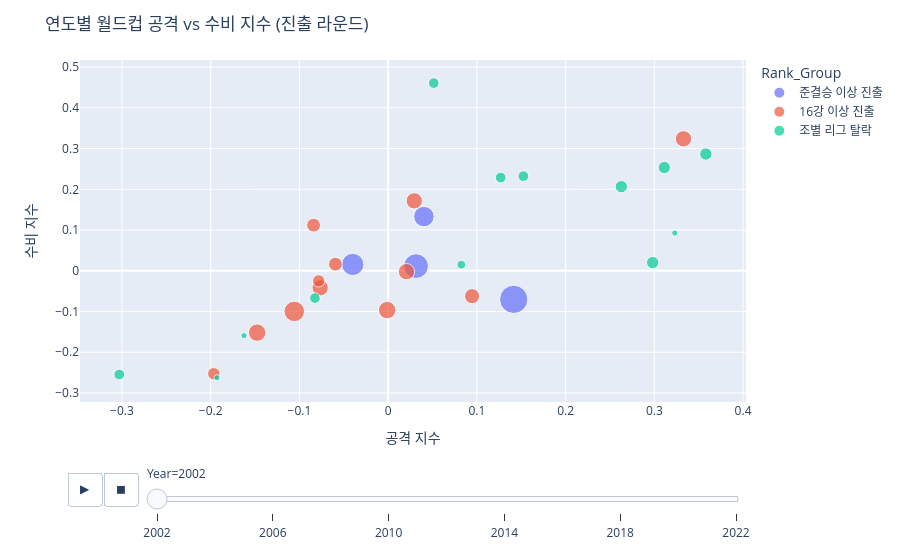

Notebook source saved alongside this figure:
### Markdown cell above
#### 연도별 월드컵 진출 라운드에 따른 공격/수비 지수 상관관계

### Code cell
fig = px.scatter(
    df,
    x="ATK_INDEX",
    y="DEF_INDEX",
    color="Rank_Group",
    size="Wc_Point",
    hover_data=["Year","Nation", "Wc_Rank", "Wc_Point"],
    animation_frame="Year",
)

fig.update_layout(xaxis_title="공격 지수", yaxis_title="수비 지수", title="연도별 월드컵 공격 vs 수비 지수 (진출 라운드)")
fig.show()

### Figure 1 — Plotly figure (JSON) as saved in the notebook; plotly's stock layout.template omitted (floating-point values rounded to 4 significant figures)
{"data": [{"customdata": [[2002, "브라질", 1, 21], [2002, "독일", 2, 16], [2002, "터키", 3, 13], [2002, "대한민국", 4, 11]], "hovertemplate": "Rank_Group=준결승 이상 진출<br>Year=%{customdata[0]}<br>ATK_INDEX=%{x}<br>DEF_INDEX=%{y}<br>Wc_Point=%{customdata[3]}<br>Nation=%{customdata[1]}<br>Wc_Rank=%{customdata[2]}<extra></extra>", "legendgroup": "준결승 이상 진출", "marker": {"color": "#636efa", "size": [21, 16, 13, 11], "sizemode": "area", "sizeref": 0.0525, "symbol": "circle"}, "mode": "markers", "name": "준결승 이상 진출", "orientation": "v", "showlegend": true, "type": "scatter", "x": [0.1415, 0.03144, -0.03994, 0.04025], "xaxis": "x", "y": [-0.07009, 0.01148, 0.01559, 0.133], "yaxis": "y"}, {"customdata": [[2002, "스페인", 5, 11], [2002, "잉글랜드", 6, 8], [2002, "세네갈", 7, 8], [2002, "미국", 8, 7], [2002, "일본", 9, 7], [2002, "덴마크", 10, 7], [2002, "멕시코", 11, 7], [2002, "아일랜드", 12, 6], [2002, "스웨덴", 13, 5], [2002, "벨기에", 14, 5], [2002, "이탈리아", 15, 4], [2002, "파라과이", 16, 4]], "hovertemplate": "Rank_Group=16강 이상 진출<br>Year=%{customdata[0]}<br>ATK_INDEX=%{x}<br>DEF_INDEX=%{y}<br>Wc_Point=%{customdata[3]}<br>Nation=%{customdata[1]}<br>Wc_Rank=%{customdata[2]}<extra></extra>", "legendgroup": "16강 이상 진출", "marker": {"color": "#EF553B", "size": [11, 8, 8, 7, 7, 7, 7, 6, 5, 5, 4, 4], "sizemode": "area", "sizeref": 0.0525, "symbol": "circle"}, "mode": "markers", "name": "16강 이상 진출", "orientation": "v", "showlegend": true, "type": "scatter", "x": [-0.1058, -0.001125, -0.1477, -0.07661, 0.02944, 0.02063, 0.3329, 0.09456, -0.08407, -0.05942, -0.1966, -0.07824], "xaxis": "x", "y": [-0.09968, -0.09646, -0.1518, -0.04167, 0.1717, -0.002188, 0.3239, -0.06219, 0.1119, 0.01632, -0.2527, -0.0248], "yaxis": "y"}, {"customdata": [[2002, "남아프리카 공화국", 17, 4], [2002, "아르헨티나", 18, 4], [2002, "코스타리카", 19, 4], [2002, "카메룬", 20, 4], [2002, "포르투갈", 21, 3], [2002, "러시아", 22, 3], [2002, "크로아티아", 23, 3], [2002, "에콰도르", 24, 3], [2002, "폴란드", 25, 3], [2002, "우루과이", 26, 2], [2002, "나이지리아", 27, 1], [2002, "프랑스", 28, 1], [2002, "튀니지", 29, 1], [2002, "슬로베니아", 30, 0], [2002, "중국", 31, 0], [2002, "사우디아라비아", 32, 0]], "hovertemplate": "Rank_Group=조별 리그 탈락<br>Year=%{customdata[0]}<br>ATK_INDEX=%{x}<br>DEF_INDEX=%{y}<br>Wc_Point=%{customdata[3]}<br>Nation=%{customdata[1]}<br>Wc_Rank=%{customdata[2]}<extra></extra>", "legendgroup": "조별 리그 탈락", "marker": {"color": "#00cc96", "size": [4, 4, 4, 4, 3, 3, 3, 3, 3, 2, 1, 1, 1, 0, 0, 0], "sizemode": "area", "sizeref": 0.0525, "symbol": "circle"}, "mode": "markers", "name": "조별 리그 탈락", "orientation": "v", "showlegend": true, "type": "scatter", "x": [0.2628, 0.3112, 0.2981, 0.358, 0.1524, 0.1268, -0.08256, 0.05136, -0.303, 0.08247, -0.1624, 0.323, -0.1929, -0.2347, -0.2481, -0.1845], "xaxis": "x", "y": [0.2064, 0.2534, 0.02011, 0.2865, 0.2322, 0.2288, -0.06704, 0.4607, -0.2546, 0.0151, -0.1591, 0.09275, -0.2626, -0.06241, -0.2727, -0.2293], "yaxis": "y"}], "layout": {"legend": {"itemsizing": "constant", "title": {"text": "Rank_Group"}, "tracegroupgap": 0}, "margin": {"t": 60}, "sliders": [{"active": 0, "currentvalue": {"prefix": "Year="}, "len": 0.9, "pad": {"b": 10, "t": 60}, "steps": [{"args": [["2002"], {"frame": {"duration": 0, "redraw": false}, "fromcurrent": true, "mode": "immediate", "transition": {"duration": 0, "easing": "linear"}}], "label": "2002", "method": "animate"}, {"args": [["2006"], {"frame": {"duration": 0, "redraw": false}, "fromcurrent": true, "mode": "immediate", "transition": {"duration": 0, "easing": "linear"}}], "label": "2006", "method": "animate"}, {"args": [["2010"], {"frame": {"duration": 0, "redraw": false}, "fromcurrent": true, "mode": "immediate", "transition": {"duration": 0, "easing": "linear"}}], "label": "2010", "method": "animate"}, {"args": [["2014"], {"frame": {"duration": 0, "redraw": false}, "fromcurrent": true, "mode": "immediate", "transition": {"duration": 0, "easing": "linear"}}], "label": "2014", "method": "animate"}, {"args": [["2018"], {"frame": {"duration": 0, "redraw": false}, "fromcurrent": true, "mode": "immediate", "transition": {"duration": 0, "easing": "linear"}}], "label": "2018", "method": "animate"}, {"args": [["2022"], {"frame": {"duration": 0, "redraw": false}, "fromcurrent": true, "mode": "immediate", "transition": {"duration": 0, "easing": "linear"}}], "label": "2022", "method": "animate"}], "x": 0.1, "xanchor": "left", "y": 0, "yanchor": "top"}], "title": {"text": "연도별 월드컵 공격 vs 수비 지수 (진출 라운드)"}, "updatemenus": [{"buttons": [{"args": [null, {"frame": {"duration": 500, "redraw": false}, "fromcurrent": true, "mode": "immediate", "transition": {"duration": 500, "easing": "linear"}}], "label": "&#9654;", "method": "animate"}, {"args": [[null], {"frame": {"duration": 0, "redraw": false}, "fromcurrent": true, "mode": "immediate", "transition": {"duration": 0, "easing": "linear"}}], "label": "&#9724;", "method": "animate"}], "direction": "left", "pad": {"r": 10, "t": 70}, "showactive": false, "type": "buttons", "x": 0.1, "xanchor": "right", "y": 0, "yanchor": "top"}], "xaxis": {"anchor": "y", "domain": [0, 1], "title": {"text": "공격 지수"}}, "yaxis": {"anchor": "x", "domain": [0, 1], "title": {"text": "수비 지수"}}}}
